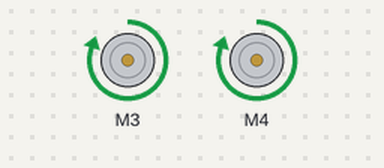
Recording of a sketch running on a simulated Arduino Uno, built with avr-gcc and run on an emulated ATmega328P. Parts: 2 × DC motor (green arrow = forward, orange = backward, longer = faster).

Above: at 7.5 s.
Timing chart, 0 to 16.3 s (numbered marks = the images above):
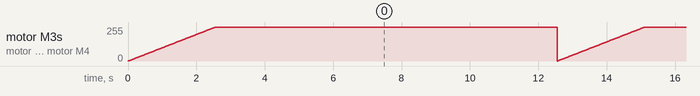

The sketch:

Motor_check.ino
```cpp
#include <AFMotor.h>
#include "constants.h"

AF_DCMotor motorLeft(MotorLeftPort);
AF_DCMotor motorRight(MotorRightPort);

void setup()
{
  //Set initial speed of the motor & stop
  motorLeft.setSpeed(200);
  motorLeft.run(RELEASE);

  motorRight.setSpeed(200);
  motorRight.run(RELEASE);
}

void loop()
{
  uint8_t i;

  // Turn on motor
  motorLeft.run(FORWARD);
  motorRight.run(FORWARD);

  // Accelerate from zero to maximum speed
  for (i = 0; i < MotorSpeed; i++)
  {
    motorLeft.setSpeed(i);
    motorRight.setSpeed(i);
    delay(10);
  }

  delay(10000);
}
```

constants.h
```cpp
// IR sensor
#define IRSensorLeftPort A0
#define IRSensorCenterPort A1
#define IRSensorRightPort A2

// Sound sensor
#define SoundSensorPort A5

// Output ports
#define StroboscopePort 1
#define StroboscopeSpeed 255
#define SpeakerPort 2
#define SpeakerSpeed 255
#define MotorSpeed 255
#define MotorLeftPort 3
#define MotorRightPort 4

// Motors constant
#define StopTimeTreshold 300
```

Measured:
- by itself, motor M3, motor M4: ramps from stopped to forward 254/255 and jumps back, once every 12.6 s
